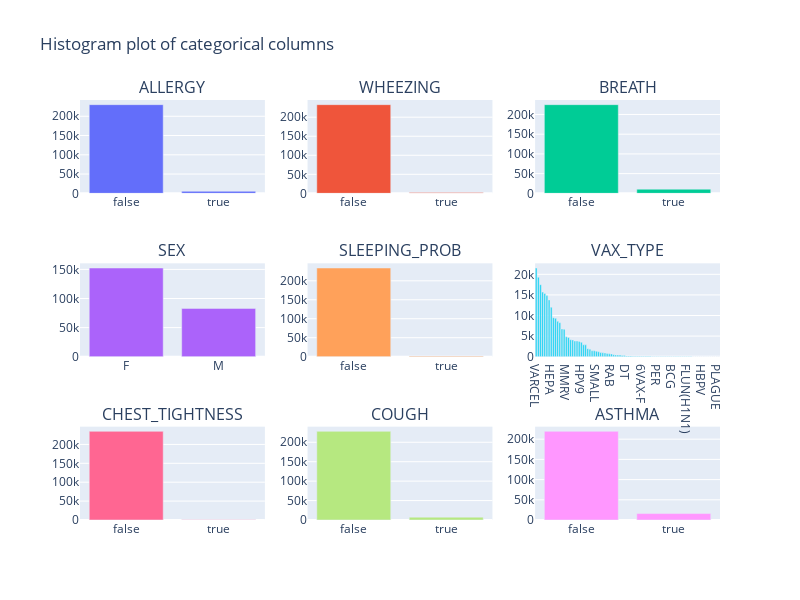

Notebook code for this chart:
### Code cell
n_cols = 3
n_rows = n_rows = int(np.ceil(len(categorical_a.copy()) / n_cols))

"""Histogram using plotly"""
fig = make_subplots(rows=n_rows, cols=n_cols,
                    subplot_titles=tuple(categorical_a.copy()))

for i, col in enumerate(categorical_a.copy()):
    counts = data_dict['A'][col].value_counts()
    fig.add_trace(go.Bar(name=col, x=counts.index, y=counts.values), 
                  row=i//n_cols + 1,
                  col=i%n_cols + 1)

fig.update_layout(title="Histogram plot of categorical columns",
                 height=600,
                 width=800,
                 showlegend=False)

### Figure 1 — Plotly figure (JSON) as saved in the notebook; plotly's stock layout.template omitted (floating-point values rounded to 4 significant figures)
{"data": [{"name": "ALLERGY", "type": "bar", "x": [false, true], "xaxis": "x", "y": [230109, 5287], "yaxis": "y"}, {"name": "WHEEZING", "type": "bar", "x": [false, true], "xaxis": "x2", "y": [232933, 2463], "yaxis": "y2"}, {"name": "BREATH", "type": "bar", "x": [false, true], "xaxis": "x3", "y": [224873, 10523], "yaxis": "y3"}, {"name": "SEX", "type": "bar", "x": ["F", "M"], "xaxis": "x4", "y": [152437, 82959], "yaxis": "y4"}, {"name": "SLEEPING_PROB", "type": "bar", "x": [false, true], "xaxis": "x5", "y": [233764, 1632], "yaxis": "y5"}, {"name": "VAX_TYPE", "type": "bar", "x": ["VARCEL", "FLU3", "VARZOS", "HPV4", "TDAP", "MMR", "PPV", "HEPA", "MNQ", "PNC13", "HEP", "DTAP", "HIBV", "RV5", "MMRV", "IPV", "PNC", "FLU4", "DTAPIPV", "DTAPIPVHIB", "FLUX", "HPV9", "DTAPHEPBIP", "FLUN3", "TYP", "ANTH", "FLUN4", "MENB", "SMALL", "TD", "RV1", "YF", "HEPAB", "UNK", "MEN", "RAB", "FLUC3", "TTOX", "HPVX", "RVX", "FLUC4", "DTP", "DT", "FLUA3", "HPV2", "HBHEPB", "FLUX(H1N1)", "JEV1", "LYME", "6VAX-F", "DTAPH", "MEA", "DPP", "ADEN_4_7", "OPV", "FLU(H1N1)", "PER", "JEV", "DTPIPV", "DTPPHIB", "RUB", "FLUR3", "DTPIHI", "BCG", "DTOX", "DTPHIB", "MU", "PNC10", "JEVX", "DTPHEP", "FLUN(H1N1)", "MNQHIB", "MM", "CHOL", "MENHIB", "DTIPV", "MUR", "HBPV", "TDAPIPV", "MER", "FLUR4", "HEPATYP", "H5N1", "SSEV", "PLAGUE", "MNC"], "xaxis": "x6", "y": [21539, 19319, 17488, 15688, 15373, 14828, 13790, 11995, 9472, 9311, 8601, 8253, 6736, 6636, 4841, 4665, 4106, 4058, 3800, 3779, 3677, 3480, 2891, 2865, 1948, 1795, 1442, 1433, 1299, 1187, 1007, 963, 901, 760, 684, 659, 463, 426, 402, 374, 297, 256, 156, 152, 141, 129, 124, 124, 89, 77, 77, 75, 73, 73, 61, 60, 53, 48, 46, 41, 39, 36, 22, 22, 21, 18, 17, 16, 13, 13, 13, 11, 10, 9, 9, 7, 7, 6, 5, 4, 4, 3, 2, 1, 1, 1], "yaxis": "y6"}, {"name": "CHEST_TIGHTNESS", "type": "bar", "x": [false, true], "xaxis": "x7", "y": [234676, 720], "yaxis": "y7"}, {"name": "COUGH", "type": "bar", "x": [false, true], "xaxis": "x8", "y": [228116, 7280], "yaxis": "y8"}, {"name": "ASTHMA", "type": "bar", "x": [false, true], "xaxis": "x9", "y": [219417, 15979], "yaxis": "y9"}], "layout": {"annotations": [{"font": {"size": 16}, "showarrow": false, "text": "ALLERGY", "x": 0.1444, "xanchor": "center", "xref": "paper", "y": 1, "yanchor": "bottom", "yref": "paper"}, {"font": {"size": 16}, "showarrow": false, "text": "WHEEZING", "x": 0.5, "xanchor": "center", "xref": "paper", "y": 1, "yanchor": "bottom", "yref": "paper"}, {"font": {"size": 16}, "showarrow": false, "text": "BREATH", "x": 0.8556, "xanchor": "center", "xref": "paper", "y": 1, "yanchor": "bottom", "yref": "paper"}, {"font": {"size": 16}, "showarrow": false, "text": "SEX", "x": 0.1444, "xanchor": "center", "xref": "paper", "y": 0.6111, "yanchor": "bottom", "yref": "paper"}, {"font": {"size": 16}, "showarrow": false, "text": "SLEEPING_PROB", "x": 0.5, "xanchor": "center", "xref": "paper", "y": 0.6111, "yanchor": "bottom", "yref": "paper"}, {"font": {"size": 16}, "showarrow": false, "text": "VAX_TYPE", "x": 0.8556, "xanchor": "center", "xref": "paper", "y": 0.6111, "yanchor": "bottom", "yref": "paper"}, {"font": {"size": 16}, "showarrow": false, "text": "CHEST_TIGHTNESS", "x": 0.1444, "xanchor": "center", "xref": "paper", "y": 0.2222, "yanchor": "bottom", "yref": "paper"}, {"font": {"size": 16}, "showarrow": false, "text": "COUGH", "x": 0.5, "xanchor": "center", "xref": "paper", "y": 0.2222, "yanchor": "bottom", "yref": "paper"}, {"font": {"size": 16}, "showarrow": false, "text": "ASTHMA", "x": 0.8556, "xanchor": "center", "xref": "paper", "y": 0.2222, "yanchor": "bottom", "yref": "paper"}], "height": 600, "showlegend": false, "title": {"text": "Histogram plot of categorical columns"}, "width": 800, "xaxis": {"anchor": "y", "domain": [0, 0.2889]}, "xaxis2": {"anchor": "y2", "domain": [0.3556, 0.6444]}, "xaxis3": {"anchor": "y3", "domain": [0.7111, 1]}, "xaxis4": {"anchor": "y4", "domain": [0, 0.2889]}, "xaxis5": {"anchor": "y5", "domain": [0.3556, 0.6444]}, "xaxis6": {"anchor": "y6", "domain": [0.7111, 1]}, "xaxis7": {"anchor": "y7", "domain": [0, 0.2889]}, "xaxis8": {"anchor": "y8", "domain": [0.3556, 0.6444]}, "xaxis9": {"anchor": "y9", "domain": [0.7111, 1]}, "yaxis": {"anchor": "x", "domain": [0.7778, 1]}, "yaxis2": {"anchor": "x2", "domain": [0.7778, 1]}, "yaxis3": {"anchor": "x3", "domain": [0.7778, 1]}, "yaxis4": {"anchor": "x4", "domain": [0.3889, 0.6111]}, "yaxis5": {"anchor": "x5", "domain": [0.3889, 0.6111]}, "yaxis6": {"anchor": "x6", "domain": [0.3889, 0.6111]}, "yaxis7": {"anchor": "x7", "domain": [0, 0.2222]}, "yaxis8": {"anchor": "x8", "domain": [0, 0.2222]}, "yaxis9": {"anchor": "x9", "domain": [0, 0.2222]}}}
